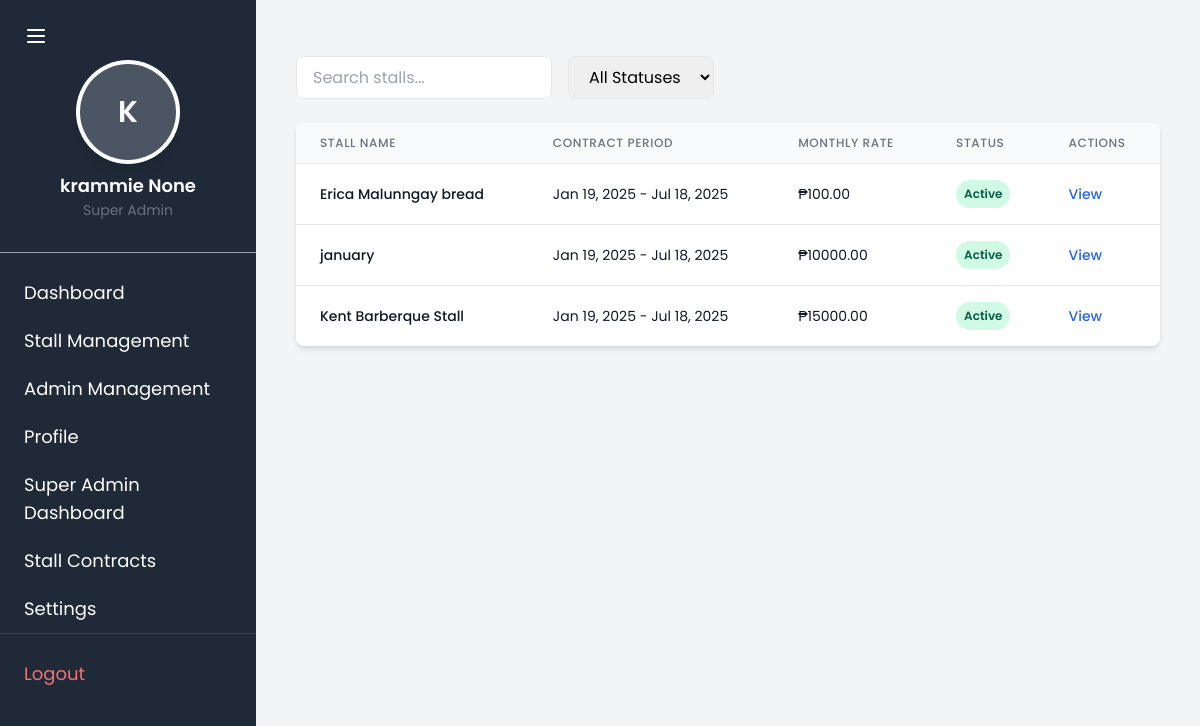
The page /superadmin/contracts/ (signed in) on the database as committed earlier.
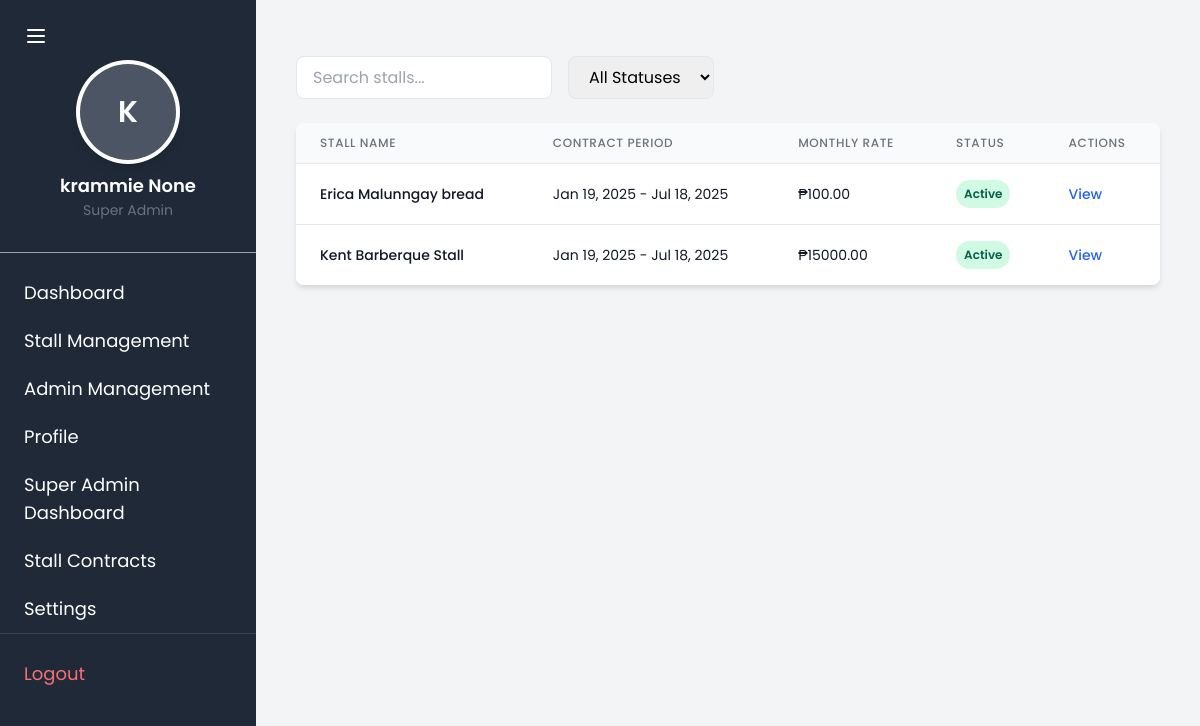
The same page on the database as committed later.
### TriadApp/models.py (models this page shows, shortened)
class StallContract(models.Model):
    PAYMENT_STATUS = [
        ('pending', 'Pending'),
        ('paid', 'Paid'),
        ('overdue', 'Overdue')
    ]
    stall = models.ForeignKey(Stall, on_delete=models.CASCADE, related_name='contracts')
    start_date = models.DateField(null=True, blank=True)  # Allow null for initial creation
    duration_months = models.IntegerField()
    monthly_rate = models.DecimalField(max_digits=10, decimal_places=2)
    payment_status = models.CharField(max_length=20, choices=PAYMENT_STATUS, default='pending')
    created_at = models.DateTimeField(auto_now_add=True)
    updated_at = models.DateTimeField(auto_now=True)
    @property
    def end_date(self):
        if not self.start_date:
            return None
        return self.start_date + timedelta(days=self.duration_months * 30)
    class Meta:
        ordering = ['-created_at']

class Stall(models.Model):
    store_id = models.UUIDField(default=uuid.uuid4, editable=False, unique=True)
    name = models.CharField(max_length=255)
    logo = models.ImageField(upload_to='stall_logos/')
    contact_number = models.CharField(max_length=15)
    is_active = models.BooleanField(default=True)  # Add is_active field with default value True

### TriadApp/super_admin.py (the view)
# urls.py: path('superadmin/contracts/', super_admin.manage_contracts,name='manage_contracts'),
@superuser_required
def manage_contracts(request):
    current_date = timezone.now().date()
    contracts = StallContract.objects.select_related('stall').all()
    for contract in contracts:
        if not contract.start_date:
            contract.status = 'pending'
        else:
            contract_end = contract.start_date + timedelta(days=contract.duration_months * 30)
            if contract_end < current_date:
                contract.status = 'expired'
                contract.payment_status = 'expired'
                contract.save()
                if contract.stall.is_active:
                    contract.stall.is_active = False
                    contract.stall.save()
            else:
                contract.status = 'active'
    context = {
        'contracts': contracts,
        'super_admin': request.user,
        'current_date': current_date
    }
    return render(request, 'TriadApp/superadmin/contracts.html', context)

### TriadApp/templates/TriadApp/superadmin/contracts.html (shortened to what this page needs)
{% extends 'TriadApp/superadmin/super_admin.html' %}
{% load static %}
{% block content %}
<div class="container mx-auto px-4 py-8">
    <div class="mb-6 flex gap-4">
        <input type="text" id="searchInput" placeholder="Search stalls..."
               class="px-4 py-2 border rounded-lg w-64">
        <select id="statusFilter" class="px-4 py-2 border rounded-lg">
            <option value="">All Statuses</option>
        </select>
    </div>
    <div class="bg-white shadow-md rounded-lg overflow-hidden">
        <table class="min-w-full divide-y divide-gray-200">
            <thead class="bg-gray-50">
                <tr>
                    <th class="px-6 py-3 text-left text-xs font-medium text-gray-500 uppercase tracking-wider">
                        Stall Name
                    </th>
                    <th class="px-6 py-3 text-left text-xs font-medium text-gray-500 uppercase tracking-wider">
                        Contract Period
                    </th>
                    <th class="px-6 py-3 text-left text-xs font-medium text-gray-500 uppercase tracking-wider">
                        Monthly Rate
                    </th>
                    <th class="px-6 py-3 text-left text-xs font-medium text-gray-500 uppercase tracking-wider">
                        Status
                    </th>
                    <th class="px-6 py-3 text-left text-xs font-medium text-gray-500 uppercase tracking-wider">
                        Actions
                    </th>
                </tr>
            </thead>
            <tbody class="bg-white divide-y divide-gray-200">
                {% for contract in contracts %}
                <tr>
                    <td class="px-6 py-4 whitespace-nowrap">
                        <div class="text-sm font-medium text-gray-900">{{ contract.stall.name }}</div>
                    </td>
                    <td class="px-6 py-4 whitespace-nowrap">
                        <div class="text-sm text-gray-900">
                            {{ contract.start_date|date:"M d, Y" }} - {{ contract.end_date|date:"M d, Y" }}
                        </div>
                    </td>
                    <td class="px-6 py-4 whitespace-nowrap">
                        <div class="text-sm text-gray-900">₱{{ contract.monthly_rate }}</div>
                    </td>
                    <td class="px-6 py-4 whitespace-nowrap text-sm text-gray-500">
                        {% if contract.status == 'expired' %}
                            <span class="px-2 py-1 inline-flex text-xs leading-5 font-semibold rounded-full bg-red-100 text-red-800">
                                Expired
                            </span>
                            <button onclick="showRenewModal('{{ contract.id }}')"
                                    class="ml-2 bg-green-500 hover:bg-green-700 text-white font-bold py-1 px-3 rounded text-xs">
                                Renew
                            </button>
                        {% elif contract.status == 'active' %}
                            <span class="px-2 py-1 inline-flex text-xs leading-5 font-semibold rounded-full bg-green-100 text-green-800">
                                Active
                            </span>
                        {% else %}
                            <span class="px-2 py-1 inline-flex text-xs leading-5 font-semibold rounded-full bg-yellow-100 text-yellow-800">
                                Pending
                            </span>
                        {% endif %}
                    </td>
                    <td class="px-6 py-4 whitespace-nowrap text-sm font-medium">
                        <a href="{% url 'contract_details' contract.id %}"
                           class="text-blue-600 hover:text-blue-900 mr-3">View</a>
                    </td>
                </tr>
                {% empty %}
                <tr>
                    <td colspan="5" class="px-6 py-4 text-center text-gray-500">
                        No contracts found
                    </td>
                </tr>
                {% endfor %}
            </tbody>
        </table>
    </div>
</div>
{% endblock %}

Rows that differ between the two databases and show on the page:
removed StallContract: stall.name "january", start_date "Jan 19, 2025", end_date "Jul 18, 2025", monthly_rate "10000.00", shows "Active"
